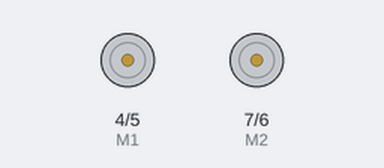
A sketch run on a simulated Arduino Uno, built with avr-gcc and run on an emulated ATmega328P. Shown: direction and speed pins drawn as motors (green arrow = direction pin HIGH = forward, orange = LOW = backward, longer = more drive). What the sketch prints to the serial monitor is not drawn.

Above: at 1.0 s.
At 3.0 s:
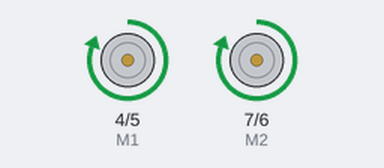
Timing chart, 0 to 5.2 s (numbered marks = the images above):
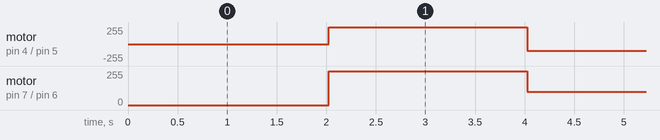

The sketch:

dfrobot_test.ino
```cpp
//Standard PWM DC control
int E1 = 5; //M1 Speed Control
int E2 = 6; //M2 Speed Control
int M1 = 4; //M1 Direction Control
int M2 = 7; //M1 Direction Control
///For previous Romeo, please use these pins.
//int E1 = 6; //M1 Speed Control
//int E2 = 9; //M2 Speed Control
//int M1 = 7; //M1 Direction Control
//int M2 = 8; //M1 Direction Control
void stop(void) //Stop
{
digitalWrite(E1,LOW);
digitalWrite(E2,LOW);
}
void advance(char a,char b) //Move forward
{
analogWrite (E1,a); //PWM Speed Control
digitalWrite(M1,HIGH);
analogWrite (E2,b);
digitalWrite(M2,HIGH);
}
void back_off (char a,char b) //Move backward
{
analogWrite (E1,a);
digitalWrite(M1,LOW);
analogWrite (E2,b);
digitalWrite(M2,LOW);
}
void turn_L (char a,char b) //Turn Left
{
analogWrite (E1,a);
digitalWrite(M1,LOW);
analogWrite (E2,b);
digitalWrite(M2,HIGH);
}
void turn_R (char a,char b) //Turn Right
{
analogWrite (E1,a);
digitalWrite(M1,HIGH);
analogWrite (E2,b);
digitalWrite(M2,LOW);
}
void setup(void)
{
int i;
for(i=4;i<=7;i++)
pinMode(i, OUTPUT);
Serial.begin(19200); //Set Baud Rate
Serial.println("Run keyboard control");
cmd_help();
}
void cmd_help(void)
{
Serial.println("w) Move Forward");
Serial.println("s) Move Backward");
Serial.println("a) Turn Left");
Serial.println("d) Turn Right");
Serial.println("x) Stop");
Serial.println("z) Print Hello");
}
//void loop(void)
//{
// if(Serial.available()){
// char val = Serial.read();
// if(val != -1)
// {
// switch(val)
// {
// case 'w'://Move Forward
// advance (255,255); //move forward in max speed
// break;
// case 's'://Move Backward
// back_off (255,255); //move back in max speed
// break;
// case 'a'://Turn Left
// turn_L (100,100);
// break;
// case 'd'://Turn Right
// turn_R (100,100);
// break;
// case 'z':
// Serial.println("Hello");
// break;
// case 'x':
// stop();
// break;
// }
// }
// else stop();
// }
//}
void loop()
{
delay(2000); // wait 2 seconds
advance(255,255); //move forward
delay(2000); // wait 2 seconds
turn_L(100,100); //Turn Left
}
```

Measured:
- by itself, motor on pin 4 (M1) / pin 5 (E1): alternates forward 255/255 for 2.0 s and backward 100/255 for 2.0 s
- by itself, motor on pin 7 (M2) / pin 6 (E2): alternates forward 255/255 for 2.0 s and forward 100/255 for 2.0 s
